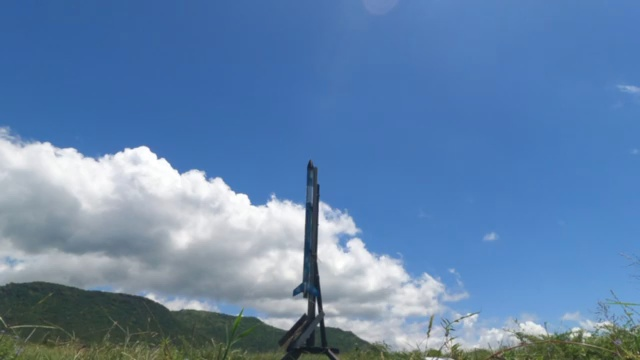
#> input picture frame.jpg, 640 x 360 px, given in place of rocket_launch.mp4, which was not available
$ python preprocessing.py
#> lines starting #> are read from the running program, lines starting #| are printed output that depends on the picture; pictures that were not available may be replaced by others from this repository, and a replacement may not be noted
import cv2
import numpy as np

# Open video file or capture device
video_capture = cv2.VideoCapture('rocket_launch.mp4')

# Parameters for Shi-Tomasi corner detection
feature_params = dict(maxCorners=100, qualityLevel=0.3, minDistance=7, blockSize=7)

# Parameters for Lucas-Kanade optical flow
lk_params = dict(winSize=(15, 15), maxLevel=2,
                 criteria=(cv2.TERM_CRITERIA_EPS | cv2.TERM_CRITERIA_COUNT, 10, 0.03))

# Read the first frame
ret, old_frame = video_capture.read()
#> old_frame is the input picture: shape (360, 640, 3); mean B, G, R 171.3, 131.7, 98.3

# Step 1: Convert the first frame to grayscale
old_gray = cv2.cvtColor(old_frame, cv2.COLOR_BGR2GRAY)
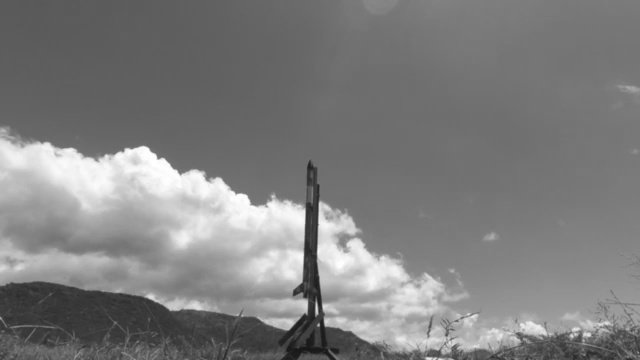
#> old_gray: shape (360, 640); min 20, max 255, mean 126.2

# Step 2: Apply Gaussian Blur to reduce noise
blurred_frame = cv2.GaussianBlur(old_gray, (5, 5), 0)

# Step 3: Detect keypoints (features) in the first frame
keypoints = cv2.goodFeaturesToTrack(blurred_frame, mask=None, **feature_params)
#> keypoints = 37 rows, first 8: [158, 157], [326, 324], [305, 301], [322, 202], [306, 312], [180, 173], [585, 335], [293, 295]

# Create a mask image for drawing optical flow
mask = np.zeros_like(old_frame)

# Loop through video frames
while True:
    ret, frame = video_capture.read()
    if not ret:
        break

    # Step 4: Convert the current frame to grayscale
    gray_frame = cv2.cvtColor(frame, cv2.COLOR_BGR2GRAY)

    # Step 5: Apply Gaussian Blur to reduce noise in current frame
    blurred_frame = cv2.GaussianBlur(gray_frame, (5, 5), 0)

    # Step 6: Calculate optical flow
    new_keypoints, status, error = cv2.calcOpticalFlowPyrLK(old_gray, blurred_frame, keypoints, None, **lk_params)
#> new_keypoints = 37 rows, first 8: [158, 157], [326, 324], [305, 301.1], [322, 202.1], [306, 312], [180, 173], [585, 335], [293.1, 295]; status = 37 values from 1 to 1; error = 37 values, max 10.19 at index 18, min 3.66 at index 29, mean 6.47

    # Select good points for tracking
    good_new = new_keypoints[status == 1]
#> good_new = 37 pairs, first value 47 to 585, second value 143 to 350.9
    good_old = keypoints[status == 1]
#> good_old = 37 pairs, first value 47 to 585, second value 143 to 351

    # Draw the tracks of the keypoints
    for i, (new, old) in enumerate(zip(good_new, good_old)):
        a, b = new.ravel()
        c, d = old.ravel()

        # Draw lines and circles for tracking movement
        mask = cv2.line(mask, (int(a), int(b)), (int(c), int(d)), color=(0, 255, 0), thickness=2)
        frame = cv2.circle(frame, (int(a), int(b)), 5, color=(0, 0, 255), thickness=-1)
#> this loop made 37 passes
#> (a, b, c, d) on passes 1 to 12: (158, 157, 158, 157), (326, 324, 326, 324), (305, 301.1, 305, 301), (322, 202.1, 322, 202), (306, 312, 306, 312), (180, 173, 180, 173), (585, 335, 585, 335), (293.1, 295, 293, 295), (301, 295.1, 301, 295), (440, 349.9, 440, 350), (273.1, 198, 273, 198), (127, 149, 127, 149)
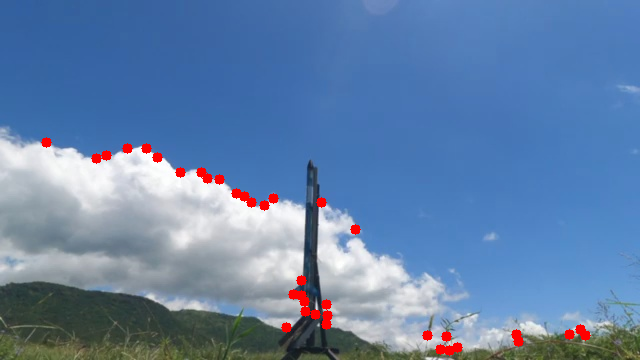
#> frame: shape (360, 640, 3); mean B, G, R 169, 129.7, 99.7
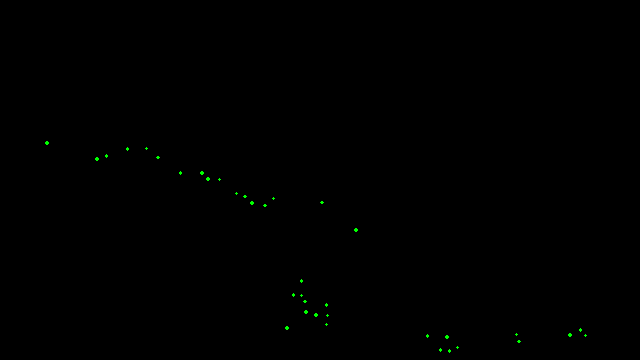
#> mask: shape (360, 640, 3); mean of channels 0, 1, 2 0, 0.3, 0; drawn as B, G, R

    # Overlay the tracks on the original frame
    output = cv2.add(frame, mask)

    # Display the result
    cv2.imshow('Rocket Tracking', output)

    # Update old frame and keypoints
    old_gray = blurred_frame.copy()
    keypoints = good_new.reshape(-1, 1, 2)
#> keypoints has the same summary as new_keypoints

    # Exit loop when 'q' is pressed
    if cv2.waitKey(30) & 0xFF == ord('q'):
#> (key q is pressed here)
        break

# Release video capture and close windows
video_capture.release()
cv2.destroyAllWindows()
